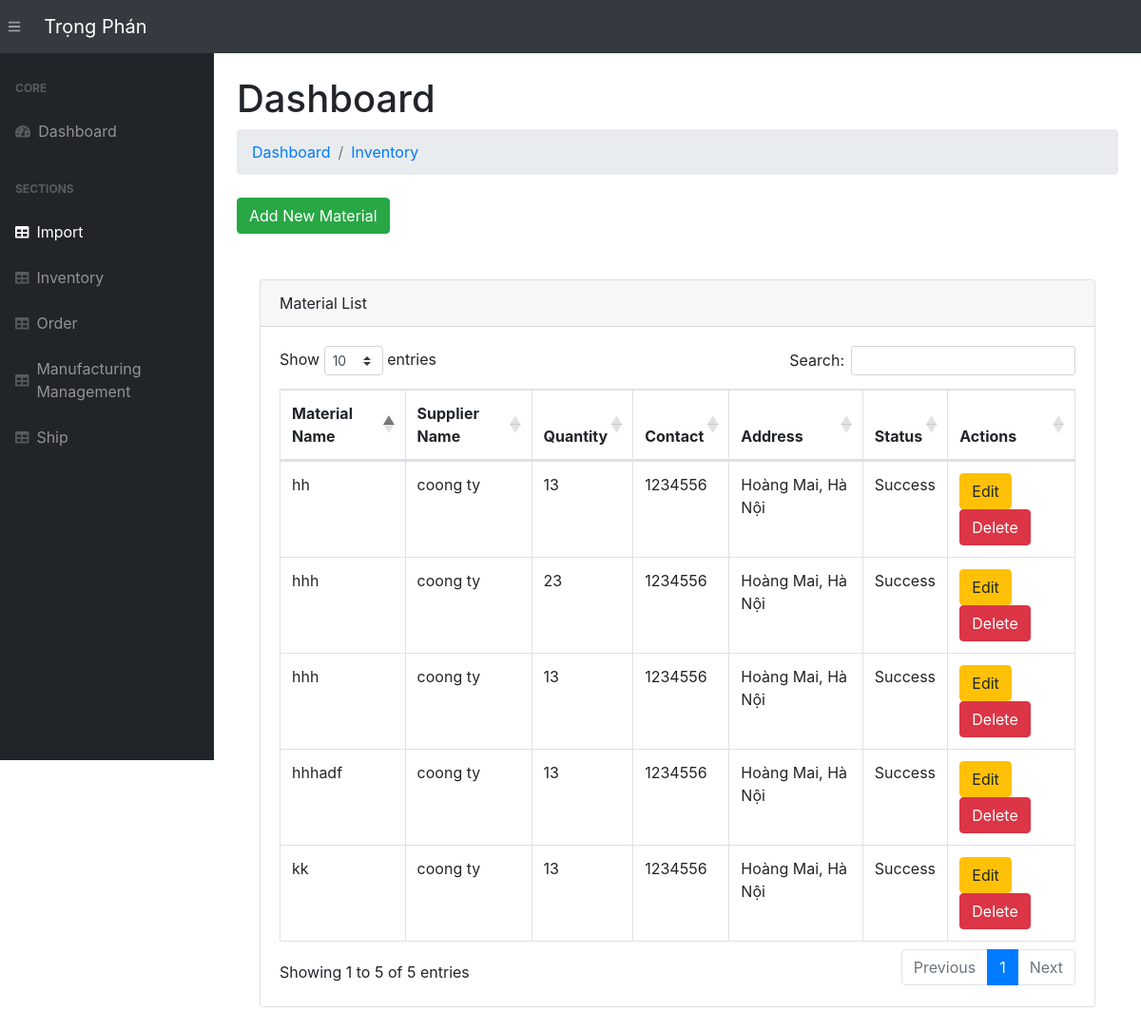
The app's page /import/ with its own data.
### app.py (models this page shows, shortened)
class Import(db.Model):
    __tablename__ = 'imports'
    import_id = db.Column(db.Integer, primary_key=True)
    material_name = db.Column(db.String(255), nullable=False)
    material_description = db.Column(db.String(255))
    quantity_in_stock = db.Column(db.Integer, default=0)
    reorder_level = db.Column(db.Integer, default=10)
    sup_name = db.Column(db.String(255), nullable=False)
    sup_contact_info = db.Column(db.String(255), nullable=False)
    sup_address = db.Column(db.String(255), nullable=False)
    status = db.Column(db.String(50), default="Supplied")
    section_name = db.Column(db.String(255))  # Section name for classification
    category = db.Column(db.String(255))  # Category of the material

### app.py (the view, shortened to what this page needs)
@app.route('/import/', methods=["GET", "POST"])
def view_import():
    imports = Import.query.all()
    return render_template("import.html", imports=imports)

### templates/import.html (shortened to what this page needs)
{% extends 'base.html' %}
{% block content %}
<main>
    <div class="container-fluid">
        <h1 class="mt-4">Dashboard</h1>
        <ol class="breadcrumb mb-4">
            <li class="breadcrumb-item"><a href="/">Dashboard</a></li>
            <li class="breadcrumb-item"><a href="/inventory/">Inventory</a></li>
        </ol>
        <a href="/add-import" class="btn btn-success">Add New Material</a>
        <br><br><br>
        <div class="container-fluid">
            <div class="card mb-4">
                <div class="card-header">Material List</div>
                <div class="card-body">
                    <table class="table table-bordered" id="dataTable" width="100%" cellspacing="0">
                        <thead>
                            <tr>
                                <th>Material Name</th>
                                <th>Supplier Name</th>
                                <th>Quantity </th>
                                <th>Contact</th>
                                <th>Address</th>
                                <th>Status</th>
                                <th>Actions</th>
                            </tr>
                        </thead>
                        <tbody>
                            {% for import_record in imports %}
                                <tr>
                                    <td>{{ import_record.material_name }}</td>
                                    <td>{{ import_record.sup_name }}</td>
                                    <td>{{ import_record.quantity_in_stock }}</td>
                                    <td>{{import_record.sup_contact_info}}</td>
                                    <td>{{import_record.sup_address}}</td>
                                    <td>{{import_record.status}}</td>
                                    <td>
                                        <a href="/update-import/{{ import_record.import_id }}" class="btn btn-warning">Edit</a>
                                        <form action="{{ url_for('delete_import', import_id=import_record.import_id) }}" method="POST" style="display:inline;">
                                            <button type="submit" class="btn btn-danger" onclick="return confirm('Are you sure you want to delete this import item?')">Delete</button>
                                        </form>
                                    </td>
                                </tr>
                            {% endfor %}
                        </tbody>
                    </table>
                </div>
            </div>
        </div>
    </div>
</main>
{% endblock %}

### records on screen
Import: material_name "kk", sup_name "coong ty", quantity_in_stock "13", sup_contact_info "1234556", sup_address "Hoàng Mai, Hà Nội", status "Success"
Import: material_name "hh", sup_name "coong ty", quantity_in_stock "13", sup_contact_info "1234556", sup_address "Hoàng Mai, Hà Nội", status "Success"
Import: material_name "hhh", sup_name "coong ty", quantity_in_stock "23", sup_contact_info "1234556", sup_address "Hoàng Mai, Hà Nội", status "Success"
Import: material_name "hhh", sup_name "coong ty", quantity_in_stock "13", sup_contact_info "1234556", sup_address "Hoàng Mai, Hà Nội", status "Success"
Import: material_name "hhhadf", sup_name "coong ty", quantity_in_stock "13", sup_contact_info "1234556", sup_address "Hoàng Mai, Hà Nội", status "Success"
